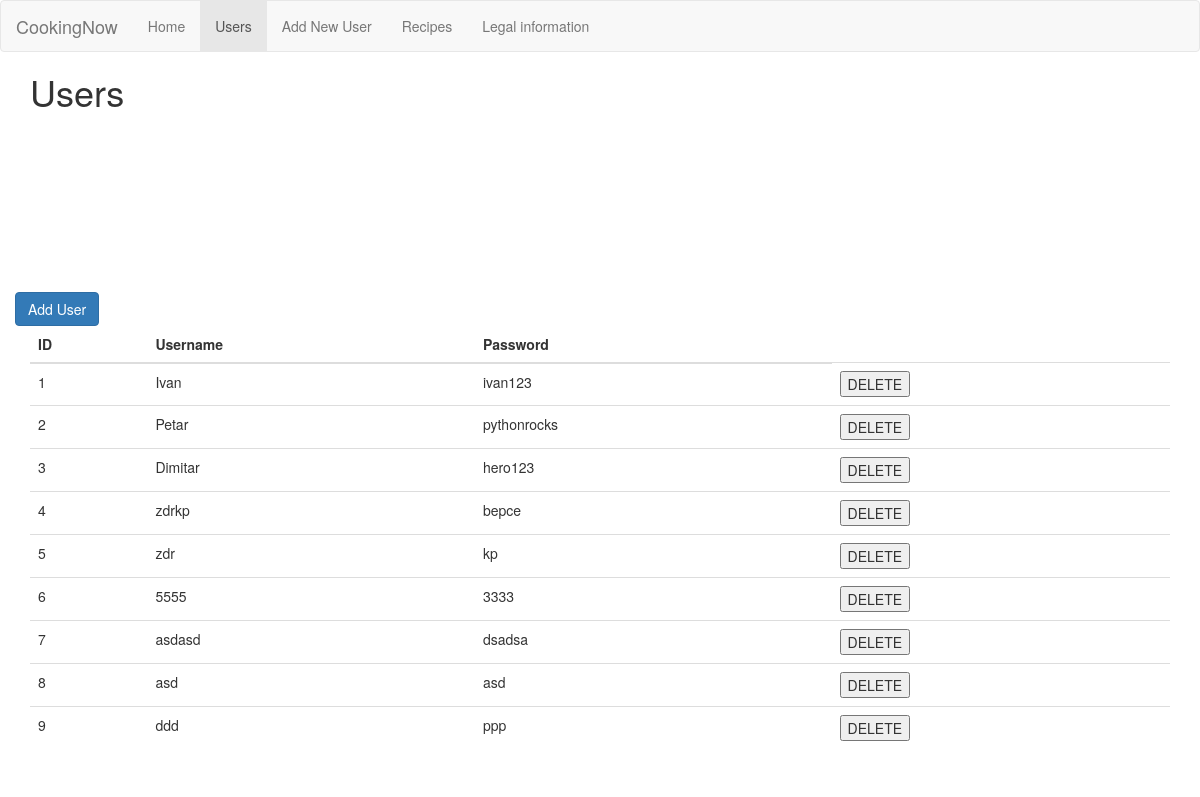
/users, run on an earlier commit of the app's database.
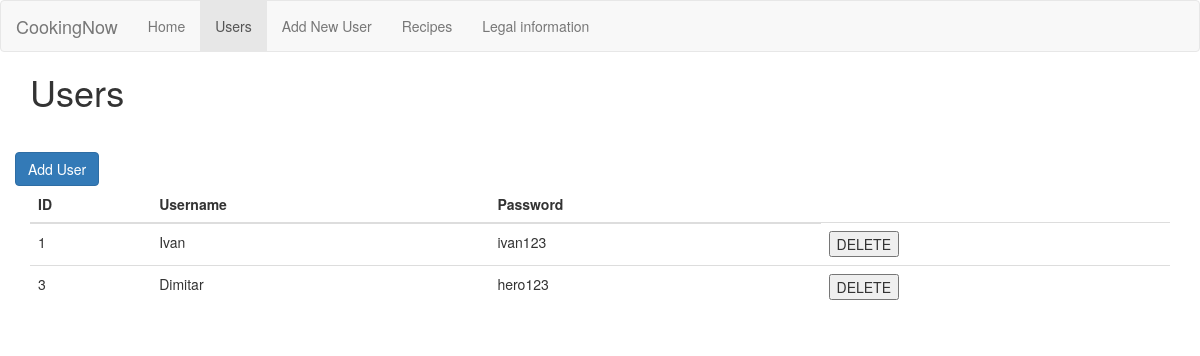
And on a later commit of the database.
### tables this page shows
CREATE TABLE user (
  id INTEGER PRIMARY KEY AUTOINCREMENT,
  username TEXT UNIQUE NOT NULL,
  password TEXT NOT NULL
);

### server.py (the view)
@app.route('/users')
def users():
    g.active_url = '/users'
    db = get_db()
    users = get_all_users()
    print_users(users)
    return render_template('user/users.html', users=users)

### server.py (called while the page is built)
def get_db():
    if 'db' not in g:
        g.db = sqlite3.connect(DATABASE, detect_types=sqlite3.PARSE_DECLTYPES)
        g.db.row_factory = sqlite3.Row
    return g.db

def get_all_users():
    users = g.db.execute('SELECT * FROM user').fetchall()
    return users

def print_users(user_list):
    for user in user_list:
        print('username: ', user['username'], ', password: ', user['password'])

### templates/user/users.html (shortened to what this page needs)
{% extends 'base.html' %}
{% block content %}
<h1>{% block title %}Users{% endblock %}</h1>
<table class="table table-sm table-dark">
    <thead>
    <tr>
        <th>ID</th>
        <th>Username</th>
        <th>Password</th>
    </tr>
    </thead>
    <tbody>
    {% for user in users %}
    <section>
        <div class="details">
            <div class="container">
                <tr>
                    <td class="table-primary">{{user['id']}}</td>
                    <td>{{user['username']}}</td>
                    <td>{{ user['password']}}</td>
                    <td>
                        <form action="{{ url_for('delete_user', id=user['id']) }}" method="POST">
                            <input type="submit" value="DELETE"/>
                        </form>
                    </td>
                </tr>
            </div>
        </div>
    </section>
    {% endfor %}
    <div class="row">
        <a href="/users/add"  class="btn btn-primary">
             Add User
        </a>
    </div>
    </tbody>
</table>
{% endblock %}

### templates/base.html (shortened to what this page needs)
<!doctype html>
<html>
<head>
    <link rel="stylesheet" href="/static/css/bootstrap.min.css"/>
    <link rel="stylesheet" href="/static/css/custom.css"/>
</head>
<body>
<header>
    <nav class="navbar navbar-default">
        <div class="container-fluid">
            <div class="navbar-header">
                <a class="navbar-brand" href="#">CookingNow</a>
            </div>
            <ul class="nav navbar-nav">
                <li {%if g.active_url=='/' %} class="active" {% endif %}><a href="/">Home</a></li>
                <li {% if g.active_url=='/users' %} class="active" {% endif %}><a href="/users">Users</a></li>
                <li {% if g.active_url=='/users/add' %} class="active" {% endif %}><a href="/users/add">Add New User</a></li>
                <li {%if g.active_url=='/recipes' %} class="active" {% endif %}><a href="/recipes">Recipes</a></li>
                <li {%if g.active_url=='/legal' %} class="active" {% endif %}><a href="/legal">Legal information</a></li>
            </ul>
        </div>
    </nav>
</header>
<section class="container">
    {% block content %}{% endblock %}
</section>
</body>
</html>

### static/css/custom.css (style rules this page uses)
nav.navbar { margin-bottom:0; }

What changed in the data, as far as the page shows it:
removed user: id "2", username "Petar", password "pythonrocks"
removed user: id "4", username "zdrkp", password "bepce"
removed user: id "5", username "zdr", password "kp"
removed user: id "6", username "5555", password "3333"
removed user: id "7", username "asdasd", password "dsadsa"
removed user: id "8", username "asd", password "asd"
removed user: id "9", username "ddd", password "ppp"
